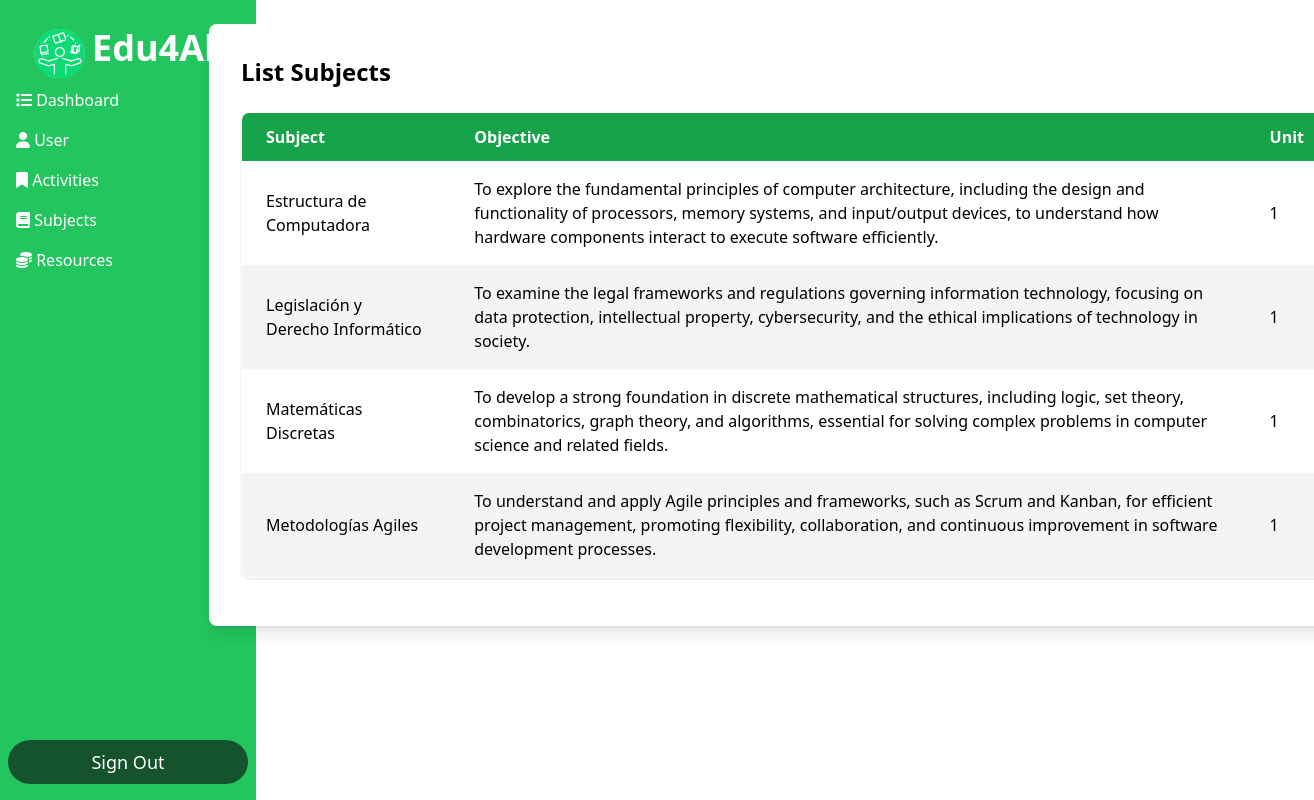
Before: /Dashboard_Cordinador/Dashboard.php?action=listar_materias (signed in) with the older database file.
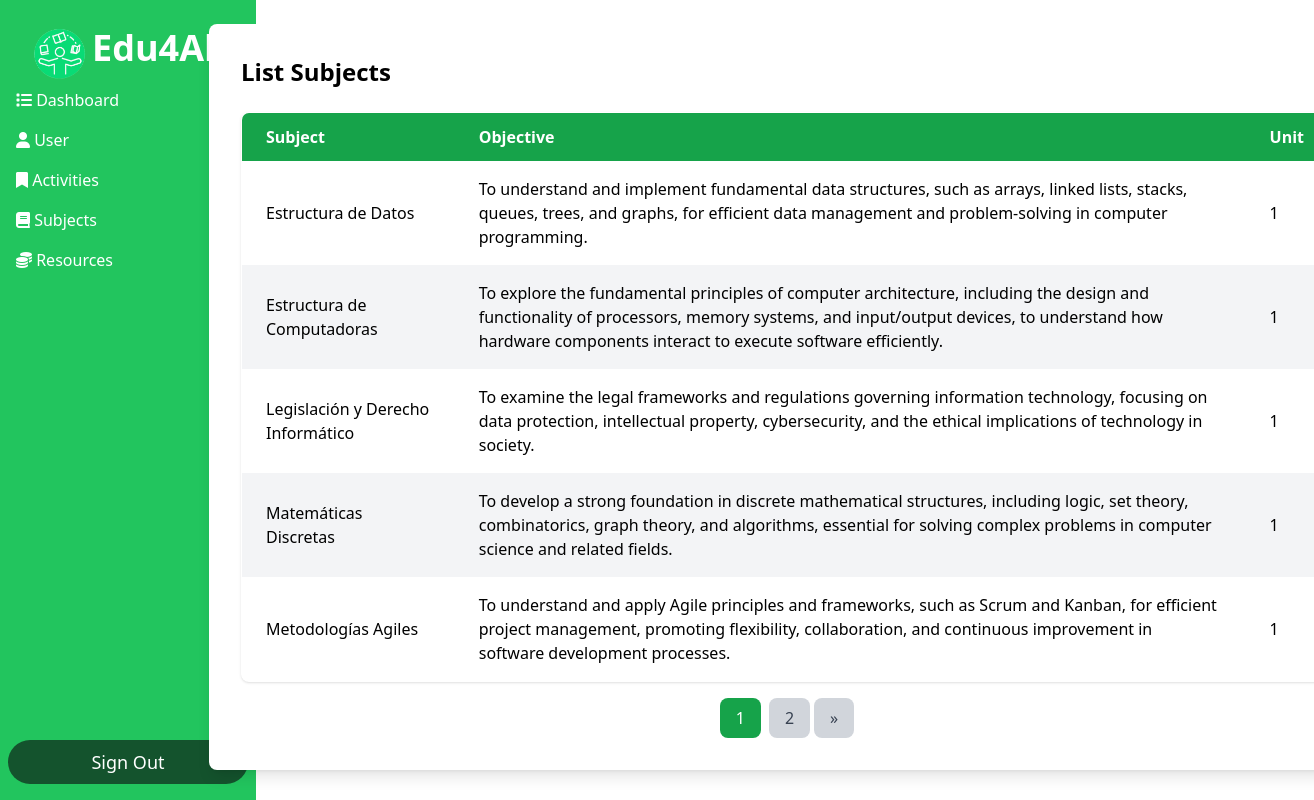
After: the same page with the newer database file.
### tables this page shows
CREATE TABLE `programas` (
  `id` int(11) NOT NULL,
  `nombre_materia` varchar(100) DEFAULT NULL,
  `objetivos` text DEFAULT NULL,
  `actividades` text DEFAULT NULL,
  `unidad` varchar(50) DEFAULT NULL
);

### Conexion/conexion.php (called while the page is built, shortened)
<?php
	class Conexion
	{
		private $host='localhost';
		private $usuario='root';
		private $password = '';
		private $base='escuela';
		public $sentencia;
		private $conexion;
		private function abrir_conexion(){
			$this->conexion = new mysqli($this->host,$this->usuario,$this->password,$this->base);
		}
		public function obtener_sentencia(){
			$result = $this->conexion->query($this->sentencia);
			return $result;
		}
	}
?>

### Conexion/contacto.php (called while the page is built, shortened)
<?php
    include ("conexion.php");
    class Contacto extends Conexion {
        public function obtenerMateriasConLimite1($offset, $limite) {
            $this->sentencia = "SELECT * FROM programas LIMIT $offset, $limite";
            return $this->obtener_sentencia();
        }
        public function contarTotalMaterias1() {
            $this->sentencia = "SELECT COUNT(*) as total FROM programas";
            $resultado = $this->obtener_sentencia();
            return $resultado->fetch_assoc()['total'];
        }
    }
?>

### Dashboard_Cordinador/listarmaterias.php (the view, shortened to what this page needs)
<?php
require_once("../Conexion/contacto.php");
$obj = new Contacto();
$limite = 5;
$paginaActual = isset($_GET['pagina']) ? (int)$_GET['pagina'] : 1;
$offset = ($paginaActual - 1) * $limite;
$totalRegistros = $obj->contarTotalMaterias1();
$totalPaginas = ceil($totalRegistros / $limite);
$resultado = $obj->obtenerMateriasConLimite1($offset, $limite);
$queryString = $_SERVER['QUERY_STRING'];
parse_str($queryString, $queryArray);
unset($queryArray['pagina']);
$queryString = http_build_query($queryArray);
?>
<div class="max-w-6xl translate-x-32 mx-auto bg-white p-8 rounded-lg shadow-lg">
    <h1 class="text-2xl font-bold mb-6">List Subjects</h1>
    <table class="min-w-full table-auto border-collapse border border-gray-300 rounded-lg overflow-hidden shadow">
        <thead>
            <tr class="bg-green-600 text-white">
                <th class="px-6 py-3 text-left">Subject</th>
                <th class="px-6 py-3 text-left">Objective</th>
                <th class="px-6 py-3 text-left">Unit</th>
            </tr>
        </thead>
        <tbody>
            <?php if ($resultado): ?>
                <?php while ($registro = $resultado->fetch_assoc()): ?>
                    <tr class="even:bg-gray-100 hover:bg-gray-200">
                        <td class="px-6 py-4"><?php echo htmlspecialchars($registro["nombre_materia"]); ?></td>
                        <td class="px-6 py-4"><?php echo htmlspecialchars($registro["objetivos"]); ?></td>
                        <td class="px-6 py-4"><?php echo htmlspecialchars($registro["unidad"]); ?></td>
                    </tr>
                <?php endwhile; ?>
            <?php else: ?>
                <tr>
                    <td colspan="4" class="px-6 py-4 text-center">No subjects found</td>
                </tr>
            <?php endif; ?>
        </tbody>
    </table>
    <div class="mt-4">
        <?php if ($totalPaginas > 1): ?>
            <nav class="flex justify-center">
                <?php for ($i = max(1, $paginaActual - 2); $i <= min($paginaActual + 2, $totalPaginas); $i++): ?>
                    <a href="?<?php echo $queryString ? $queryString . '&' : ''; ?>pagina=<?php echo $i; ?>" class="px-4 py-2 mx-1 <?php echo ($i == $paginaActual) ? 'bg-green-600 text-white' : 'bg-gray-300 text-gray-700'; ?> rounded-lg hover:bg-gray-400 transition duration-500">
                        <?php echo $i; ?>
                    </a>
                <?php endfor; ?>
                <?php if ($paginaActual < $totalPaginas): ?>
                    <a href="?<?php echo $queryString ? $queryString . '&' : ''; ?>pagina=<?php echo $paginaActual + 1; ?>" class="px-4 py-2 bg-gray-300 text-gray-700 rounded-lg hover:bg-gray-400 transition duration-500">
                        &raquo;
                    </a>
                <?php endif; ?>
            </nav>
        <?php endif; ?>
    </div>
</div>

Changed rows visible on the page:
added programas: nombre_materia "Estructura de Datos", objetivos "To understand and implement fundamental data structures, such as arrays, linked lists, stacks, queues, trees, and graphs, for efficient data management and problem-solving in computer programming.", unidad "1"
changed programas: nombre_materia "Estructura de Computadora" → "Estructura de Computadoras"
Other visible differences:
new list line: "1"
new list line: "2"
